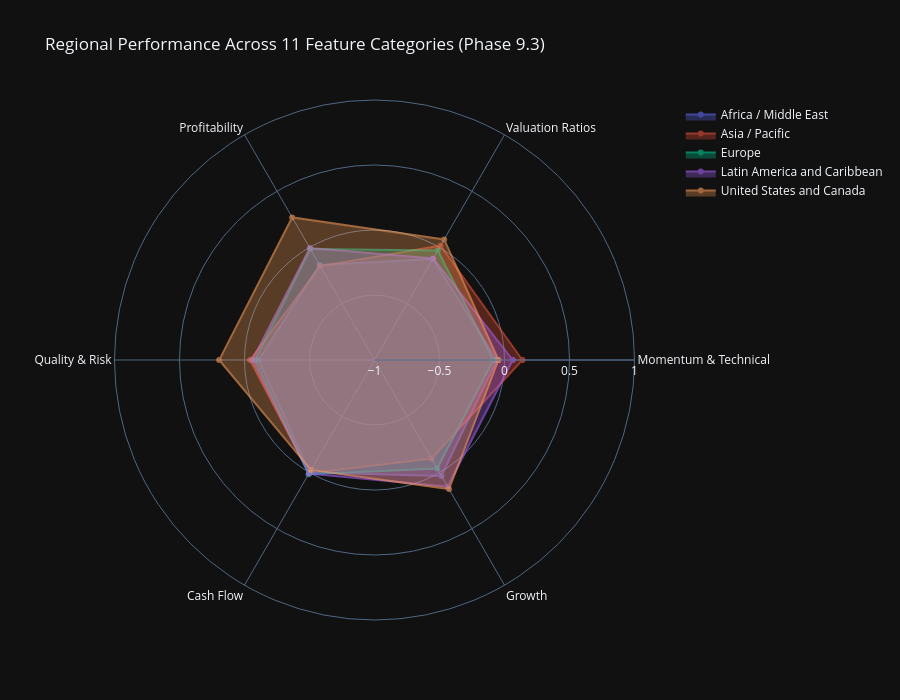

Source (notebook cell):
### Code cell
# Visualization 2: Regional Performance Radar Charts
print("\n📊 Regional Performance Radar Charts:")

# Compute category scores by region
category_region_scores = {}

for category_name, category_metrics in category_mapping.items():
    available_in_category = [m for m in category_metrics if m in all_stocks_scaled.columns]

    if len(available_in_category) == 0:
        continue

    # Compute z-scores for available metrics and average by region
    category_data = all_stocks_scaled[available_in_category + ['region']].copy()

    # Convert to numeric and compute z-scores
    for col in available_in_category:
        category_data[col] = pd.to_numeric(category_data[col], errors='coerce')

    # Compute z-scores (handle NaNs)
    z_scored_data = category_data[available_in_category].apply(lambda x: zscore(x, nan_policy='omit'))
    category_data['category_score'] = z_scored_data.mean(axis=1)

    # Aggregate by region
    region_scores = category_data.groupby('region')['category_score'].mean()
    category_region_scores[category_name] = region_scores

if category_region_scores:
    # Create radar chart for each region
    radar_df = pd.DataFrame(category_region_scores)

    # Create subplot radar charts
    from plotly.subplots import make_subplots
    import plotly.graph_objects as go

    regions = radar_df.index.tolist()
    categories = radar_df.columns.tolist()

    # Create single figure with all regions
    fig_radar = go.Figure()

    for region in regions:
        values = radar_df.loc[region].tolist()
        values.append(values[0])  # Close the radar chart

        fig_radar.add_trace(go.Scatterpolar(
                r=values,
                theta=categories + [categories[0]],
                fill='toself',
                name=region,
                opacity=0.6
                ))

    fig_radar.update_layout(
            polar=dict(
                    radialaxis=dict(
                            visible=True,
                            range=[-1, 1]
                            )
                    ),
            showlegend=True,
            title="Regional Performance Across 11 Feature Categories (Phase 9.3)",
            height=700
            )

    fig_radar.show()
    output_path = eda_output_dir / "phase93_regional_radar_charts.html"
    fig_radar.write_html(output_path)

    print(f"\n✓ Regional radar charts complete")
    print(f"  Regions visualized: {len(regions)}")
    print(f"  Categories analyzed: {len(categories)}")
    print(f"  Output: {output_path}")

    # Display top category per region
    print(f"\n  🌍 Strongest Category by Region:")
    for region in regions[:5]:
        top_category = radar_df.loc[region].idxmax()
        top_score = radar_df.loc[region].max()
        print(f"    {region}: {top_category} (z-score: {top_score:.2f})")
else:
    print("  ⚠️ No regional category data available")

### Figure 1 — Plotly figure (JSON) as saved in the notebook; plotly's stock layout.template omitted (floating-point values rounded to 4 significant figures)
{"data": [{"fill": "toself", "name": "Africa / Middle East", "opacity": 0.6, "r": [-0.0594, -0.1027, -0.1554, -0.1088, -0.001829, 0.02967, -0.0594], "theta": ["Momentum & Technical", "Valuation Ratios", "Profitability", "Quality & Risk", "Cash Flow", "Growth", "Momentum & Technical"], "type": "scatterpolar"}, {"fill": "toself", "name": "Asia / Pacific", "opacity": 0.6, "r": [0.1372, 0.01551, -0.1672, -0.04253, 0.005869, -0.1242, 0.1372], "theta": ["Momentum & Technical", "Valuation Ratios", "Profitability", "Quality & Risk", "Cash Flow", "Growth", "Momentum & Technical"], "type": "scatterpolar"}, {"fill": "toself", "name": "Europe", "opacity": 0.6, "r": [-0.08572, -0.02673, -0.01494, -0.08191, 0.01415, -0.03638, -0.08572], "theta": ["Momentum & Technical", "Valuation Ratios", "Profitability", "Quality & Risk", "Cash Flow", "Growth", "Momentum & Technical"], "type": "scatterpolar"}, {"fill": "toself", "name": "Latin America and Caribbean", "opacity": 0.6, "r": [0.06359, -0.09773, -0.004973, -0.06076, 0.009345, 0.1244, 0.06359], "theta": ["Momentum & Technical", "Valuation Ratios", "Profitability", "Quality & Risk", "Cash Flow", "Growth", "Momentum & Technical"], "type": "scatterpolar"}, {"fill": "toself", "name": "United States and Canada", "opacity": 0.6, "r": [-0.04689, 0.07112, 0.2664, 0.1947, -0.02384, 0.1463, -0.04689], "theta": ["Momentum & Technical", "Valuation Ratios", "Profitability", "Quality & Risk", "Cash Flow", "Growth", "Momentum & Technical"], "type": "scatterpolar"}], "layout": {"polar": {"radialaxis": {"visible": true, "range": [-1, 1]}}, "showlegend": true, "title": {"text": "Regional Performance Across 11 Feature Categories (Phase 9.3)"}, "height": 700}}
